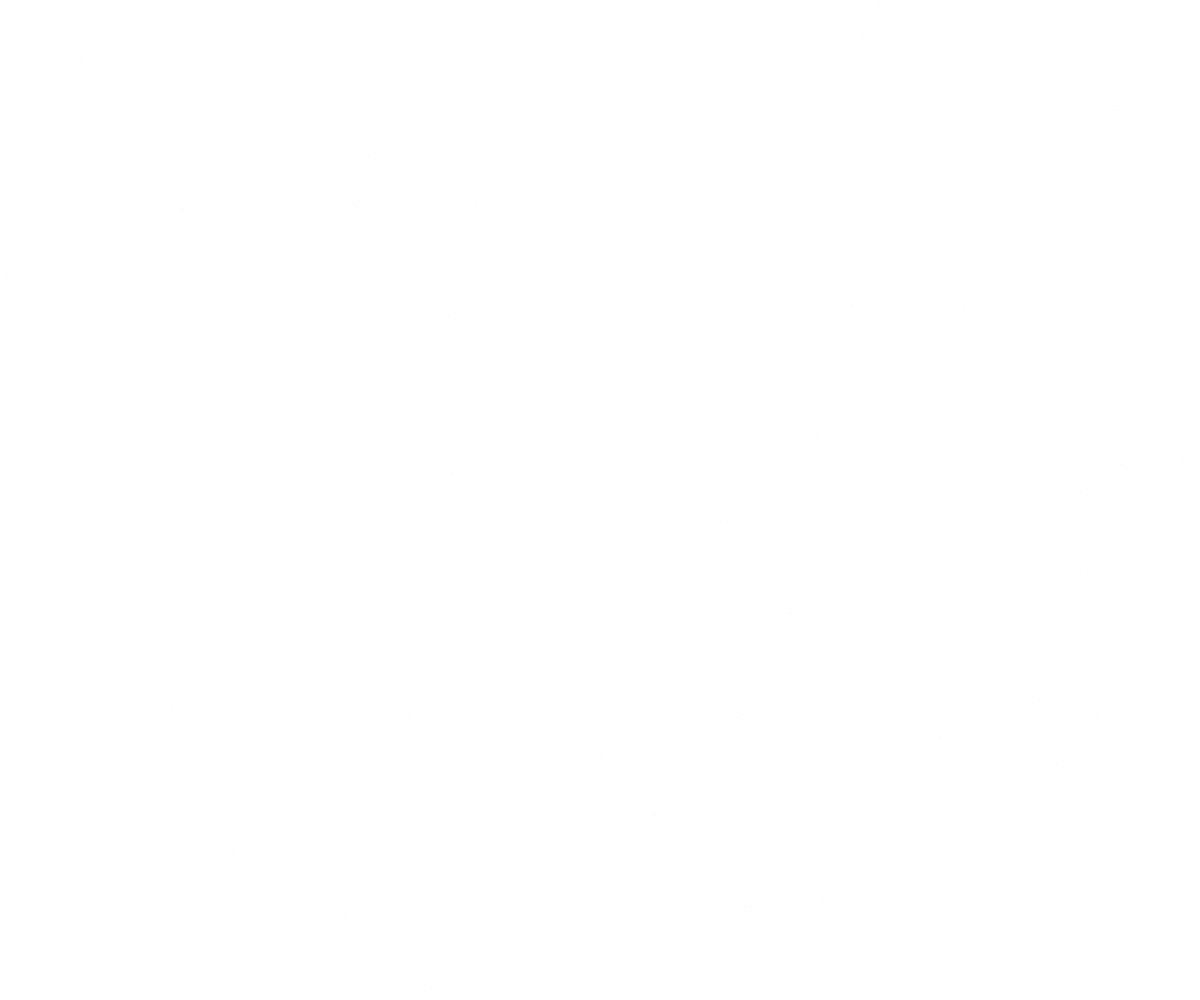
Frame 1 (no input)
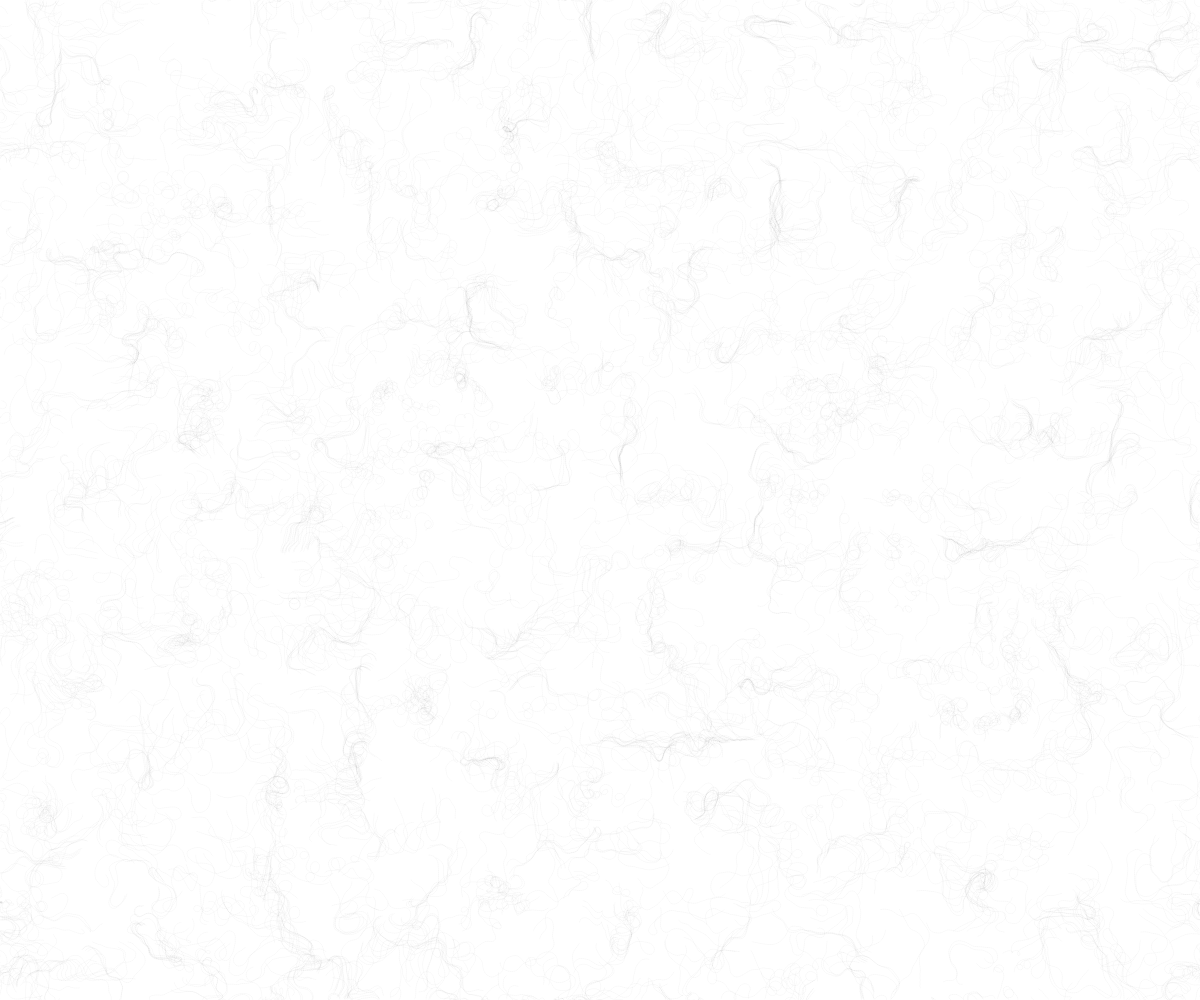
Frame 60 (no input)
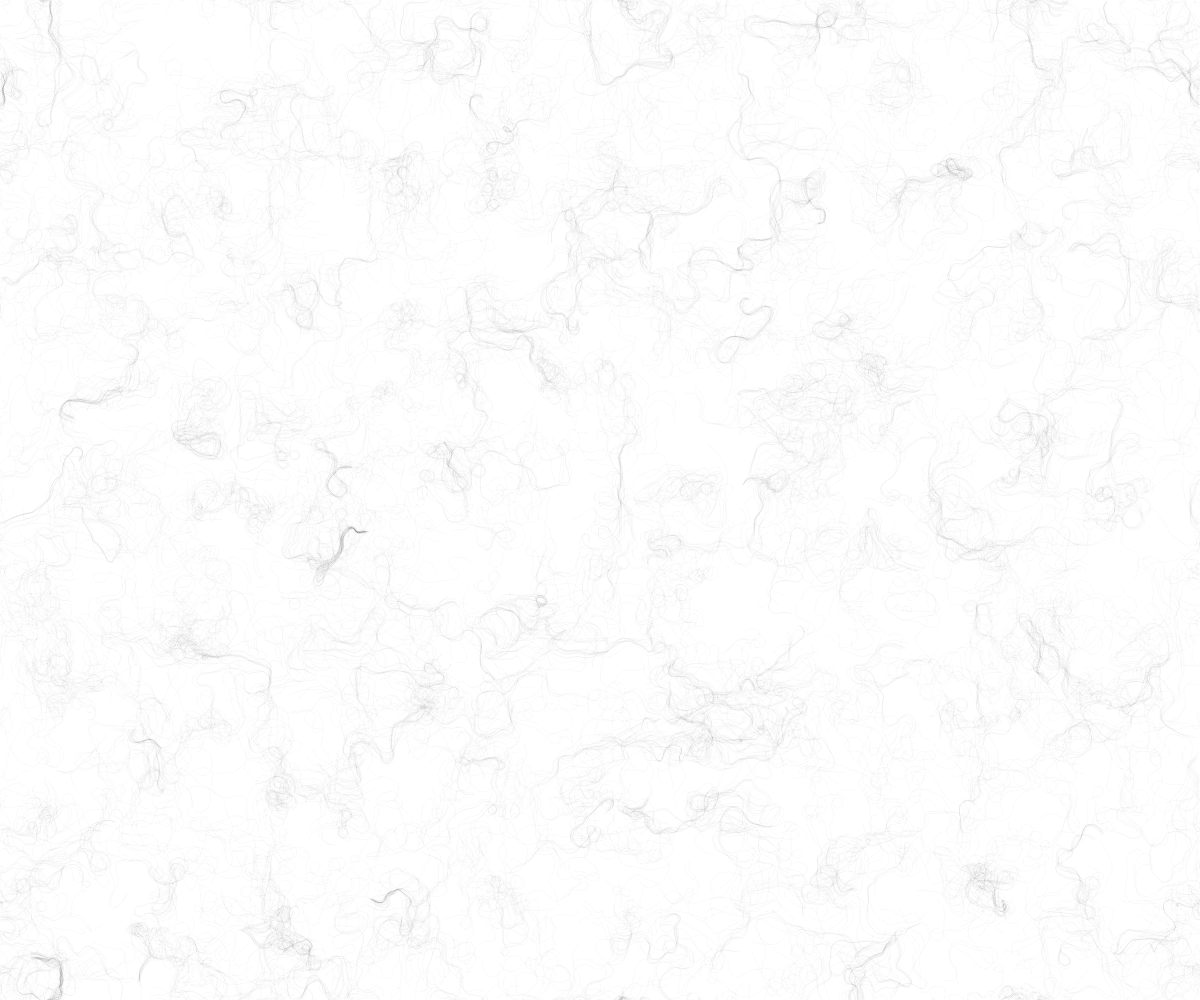
Frame 120 (the mouse pressed at the canvas centre since frame 60)

The p5.js sketch that drew these frames (run headless with seeded random() and noise() and a simulated clock; from frame 60 on, the mouse is pressed at the canvas centre):

// p5.js sketch
// ── sketch.js
var inc = 0.1;
var scl = 10;
var cols, rows;

var zoff = 0;

var fr;

var particles = [];

var flowfield;

function setup() {
  createCanvas(windowWidth, windowHeight);
  cols = floor(width / scl);
  rows = floor(height / scl);
  fr = createP('');

  flowfield = new Array(cols * rows);

  for (var i = 0; i < 2600; i++) {
    particles[i] = new Particle();
  };
  background(255)
};

function draw() {
  var yoff = 0;
  for (var y = 0; y < rows; y++) {
    var xoff = 0;
    for (var x = 0; x < cols; x++) {
      var index = x + y * cols;
      var angle = noise(xoff, yoff, zoff) * TWO_PI * 4;
      var v = p5.Vector.fromAngle(angle);
      v.setMag(1);
      flowfield[index] = v;
      xoff += inc;
      stroke(0, 50);
      // push();
      // translate(x * scl, y * scl);
      // rotate(v.heading());
      // strokeWeight(1);
      // line(0, 0, scl, 0);
      // pop();
    };
    yoff += inc;

    zoff += 0.0003;
  };

  for (var i = 0; i < particles.length; i++) {
    particles[i].follow(flowfield);
    particles[i].update();
    particles[i].edges();
    particles[i].show();
  }

  // fr.html(floor(frameRate()));
};
// ── particle.js

function Particle() {
	this.pos = createVector(random(width), random(height));
	this.vel = createVector(0,0);
	this.acc = createVector(0,0);
	this.maxSpeed = 2;

	this.prevPos = this.pos.copy();
	
	this.update = function() {
		this.vel.add(this.acc);
		this.vel.limit(this.maxSpeed);
		this.pos.add(this.vel);
		this.acc.mult(0);
	}

	this.follow = function(vectors) {
		var x = floor(this.pos.x / scl);
		var y = floor(this.pos.y / scl);
		var index = x + y * cols;
		var force = vectors[index];
		this.applyForce(force);
	}

	this.applyForce = function(force) {
		this.acc.add(force);
	}

	this.show = function() {
		stroke(0, 5);
		strokeWeight(1);
		line(this.pos.x, this.pos.y, this.prevPos.x, this.prevPos.y)
		// point(this.pos.x, this.pos.y);
		this.updatePrev(0);
	}

	this.updatePrev = function() {
			this.prevPos.x = this.pos.x;
			this.prevPos.y = this.pos.y;		
	}
	
	this.edges = function() {
		if (this.pos.x > width) {
			this.pos.x = 0;
			this.updatePrev();
		};
		if (this.pos.x < 0) {
			this.pos.x = width;
			this.updatePrev();
		};
		if (this.pos.y > height) {
			this.pos.y = 0;
			this.updatePrev();
		};
		if (this.pos.y < 0) {
			this.pos.y = height;
			this.updatePrev();
		};
	};
};
